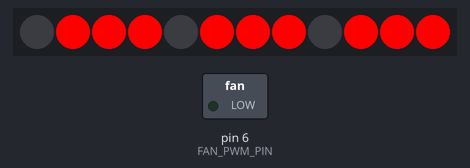
This sketch was run on a simulated Arduino Uno, built with avr-gcc and run on an emulated ATmega328P. On the bench: 12 RGB LEDs in strip order, left to right, switched loads named in the sketch (green lamp = pin HIGH). Pins used as bus, display or sensor lines are not drawn.

Above: at 0.15 s.
At 4.67 s:
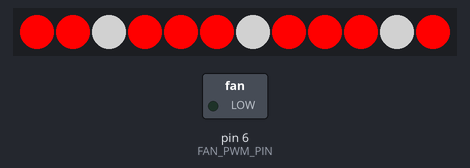
At 9.79 s:
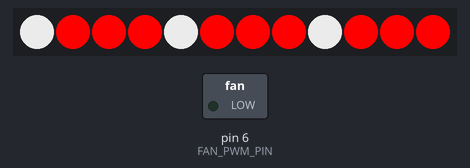
At 20.03 s:
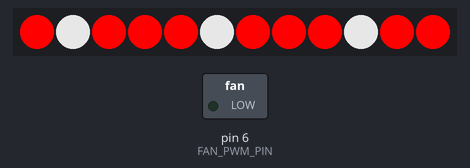
At 29.67 s:
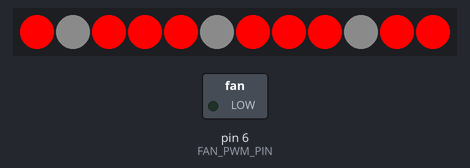
At 39.61 s:
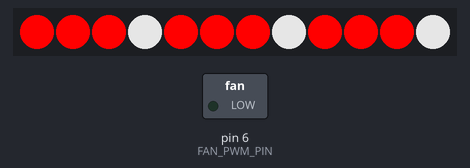

The sketch:

ggAttiny_AnimationTest.ino
```cpp
#include <FastLED.h>
#include "ggControlPWM.h"

#define NUM_LEDS 12     // Number of LEDs in the circle
#define DATA_PIN 8      // Pin where the LEDs are connected
#define POWER_PIN 10    // Pin to control 5V power to LEDs
#define POWER_12V_PIN 9 // Pin to control 12V power to the fan
#define FAN_PWM_PIN 6   // PWM control pin for the fan

CRGB leds[NUM_LEDS];

// Initialize PWM control for the fan
ggControlPWM<FAN_PWM_PIN, 25000> mFanPWM;

void setup() {
  pinMode(POWER_PIN, OUTPUT);          // Set pin 10 as output for 5V power control
  digitalWrite(POWER_PIN, HIGH);       // Turn on 5V power to the LEDs

  pinMode(POWER_12V_PIN, OUTPUT);      // Set pin 9 as output for 12V power control
  digitalWrite(POWER_12V_PIN, HIGH);   // Turn on 12V power to the fan

  mFanPWM.Begin();                     // Initialize the fan PWM control

  FastLED.addLeds<NEOPIXEL, DATA_PIN>(leds, NUM_LEDS);
  FastLED.clear();                     // Ensure all LEDs are off initially
}

void loop() {
  // Smooth animation based on the pattern with rotation
  for (int brightness = 0; brightness <= 255; brightness++) {
    FastLED.clear();

    // Define dim white color with current brightness
    CRGB dimWhite = CRGB(brightness, brightness, brightness);

    // Set the LED colors based on the rotating pattern
    for (int i = 0; i < NUM_LEDS; i++) {
      int index = (i + (millis() / 200)) % NUM_LEDS; // Slow down rotation

      if (index % 4 == 0) {
        leds[i] = dimWhite;  // Set to dim white for every fourth LED
      } else {
        leds[i] = CRGB::Red; // Set to red for the first three in each group
      }
    }

    FastLED.show();          // Update the LED strip
    delay(10);              // Adjust delay for smoothness
  }

  // Fade back to off
  for (int brightness = 255; brightness >= 0; brightness--) {
    FastLED.clear();

    CRGB dimWhite = CRGB(brightness, brightness, brightness);

    for (int i = 0; i < NUM_LEDS; i++) {
      int index = (i + (millis() / 200)) % NUM_LEDS; // Slow down rotation

      if (index % 4 == 0) {
        leds[i] = dimWhite;  // Set to dim white for every fourth LED
      } else {
        leds[i] = CRGB::Red; // Set to red for the first three in each group
      }
    }

    FastLED.show();          // Update the LED strip
    delay(10);              // Adjust delay for smoothness
  }

  // delay(500);               // Pause before restarting the animation
}


/*
#include <Adafruit_NeoPixel.h>

#define DATA_PIN       8     // Use pin 8 (PA2) on the ATtiny84a for the LED data line
#define POWER_PIN      10    // Pin 10 (PA3) to control the power supply for LEDs
#define NUM_LEDS       12    // Number of LEDs in the strip

Adafruit_NeoPixel strip = Adafruit_NeoPixel(NUM_LEDS, DATA_PIN, NEO_GRB + NEO_KHZ800);

// Define a color (you can modify the RGB values to get the color you want)
uint32_t color = strip.Color(255, 0, 0);  // Red color for example

void setup() {
  pinMode(POWER_PIN, OUTPUT);   // Set pin 10 (PA3) as an output to control the power
  digitalWrite(POWER_PIN, HIGH); // Turn on the power supply and keep it on

  strip.begin();    // Initialize the LED strip
  strip.show();     // Initialize all pixels to 'off'
}

void loop() {
  // Call the function to fill the strip from bottom up
  fillUpAnimation(250);  // 100 milliseconds delay between each step
}

// This function animates the LEDs from the bottom to the top
void fillUpAnimation(int delayTime) {
  // Start by turning off all the LEDs
  strip.clear();

  // Iterate over each pair of adjacent LEDs, starting from the bottom
  for (int i = 0; i < NUM_LEDS / 2; i++) {
    // Light up the LED on the bottom half and its corresponding neighbor on the top half
    strip.setPixelColor(i, color);                          // Light up LED on one side
    strip.setPixelColor(NUM_LEDS - 1 - i, color);           // Light up the corresponding LED on the other side

    strip.show();      // Update the strip to show the changes
    delay(delayTime);  // Delay for the animation effect
  }

  // Ensure the top LED gets lit up last
  strip.setPixelColor(NUM_LEDS / 2, color);  // Light up the top center LED
  strip.show();
  delay(1000);  // Pause for 1 second before resetting the animation
}
*/
```

ggControlPWM.h
```cpp
#pragma once

#include "ggAttinyPins.h"

template<uint8_t TPin, uint32_t TFrequencyPWM>
class ggControlPWM
{
public:

  ggControlPWM() {
  }

  static constexpr uint16_t GetDutyCycleMin() {
    return 0; // 0% duty-cycle
  }

  static constexpr uint16_t GetDutyCycleMax() {
    return (F_CPU / (GetPrescaleValue() * TFrequencyPWM)) - 1; // Calculate TOP based on desired PWM frequency and CPU frequency
  }

  static constexpr uint16_t GetDutyCycle() {
    return GetDutyCyclePrivate();
  }

  static constexpr void SetDutyCycle(uint16_t aDutyCycle) {
    SetDutyCyclePrivate(ClampDutyCycle(aDutyCycle));
  }

  static constexpr void IncDutyCycle(uint16_t aInc) {
    const uint16_t vDutyCycle = GetDutyCyclePrivate();
    if (vDutyCycle < GetDutyCycleMax()) {
      const uint16_t vIncMax = GetDutyCycleMax() - vDutyCycle;
      SetDutyCyclePrivate(aInc < vIncMax ? vDutyCycle + aInc : GetDutyCycleMax());
    }
  }

  static constexpr void DecDutyCycle(uint16_t aDec) {
    const uint16_t vDutyCycle = GetDutyCyclePrivate();
    if (vDutyCycle > GetDutyCycleMin()) {
      const uint16_t vDecMax = vDutyCycle - GetDutyCycleMin();
      SetDutyCyclePrivate(aDec < vDecMax ? vDutyCycle - aDec : GetDutyCycleMin());
    }
  }

  static constexpr void Begin() {
    // check if pin compatible with the desired timer below ...
    static_assert(TPin == M_ATTINY_PA6_PIN, "Pin not compatible with desired timer");

    // Set PA6 (OC1A) or PA5 (OC1B) as an output
    pinMode(TPin, OUTPUT);

    // Configure Timer1 for Fast PWM with ICR1 as TOP
    const uint16_t vPrescaleValue = GetPrescaleValue();
    TCCR1A = _BV(COM1A1) | _BV(WGM11); // Fast PWM, non-inverting mode on OC1A
    TCCR1B = _BV(WGM13) | _BV(WGM12) | GetPrescaleClockSelectBits(vPrescaleValue);

    // Set the TOP value to achieve 25 kHz frequency
    ICR1 = GetDutyCycleMax();

    // Set the PWM duty cycle (0 - ICR1)
    OCR1A = (GetDutyCycleMin() + GetDutyCycleMax()) / 2; // 50% duty cycle
  }

  inline void Run() {
  }

private:

  template <typename TValue>
  static constexpr TValue Clamp(TValue aValue, TValue aMin, TValue aMax) {
    return (aValue < aMin) ? aMin : (aValue > aMax) ? aMax : aValue;
  }

  static constexpr uint16_t ClampDutyCycle(uint16_t aDutyCycle) {
    return Clamp(aDutyCycle, GetDutyCycleMin(), GetDutyCycleMax());
  }

  static constexpr uint16_t GetDutyCyclePrivate() {
    return OCR1A;
  }

  static constexpr void SetDutyCyclePrivate(uint16_t aDutyCycle) {
    OCR1A = aDutyCycle;
  }

  static constexpr uint32_t GetTopValue() {
    return F_CPU / TFrequencyPWM;
  }

  static constexpr uint16_t GetPrescaleValue() {
    return (GetTopValue() <= 65536) ? 1 :
           (GetTopValue() / 8 <= 65536) ? 8 :
           (GetTopValue() / 64 <= 65536) ? 64 :
           (GetTopValue() / 256 <= 65536) ? 256 :
           1024;
  }

  static constexpr uint8_t GetPrescaleClockSelectBits(uint16_t aPrescaleValue) {
    return (aPrescaleValue == 1) ? _BV(CS10) :
           (aPrescaleValue == 8) ? _BV(CS11) :
           (aPrescaleValue == 64) ? _BV(CS10) | _BV(CS11) :
           (aPrescaleValue == 256) ? _BV(CS12) :
           (aPrescaleValue == 1024) ? _BV(CS10) | _BV(CS12) :
           0; // No clock source (Timer/Counter stopped)
  }

};
```

ggAttinyPins.h
```cpp
#pragma once

// pin mapping attiny 84a => arduino
#define M_ATTINY_PA0_PIN  0
#define M_ATTINY_PA1_PIN  1
#define M_ATTINY_PA2_PIN  2
#define M_ATTINY_PA3_PIN  3
#define M_ATTINY_PA4_PIN  4
#define M_ATTINY_PA5_PIN  5
#define M_ATTINY_PA6_PIN  6
#define M_ATTINY_PA7_PIN  7
#define M_ATTINY_PB0_PIN 10
#define M_ATTINY_PB1_PIN  9
#define M_ATTINY_PB2_PIN  8
#define M_ATTINY_PB3_PIN // no mapping for PB3/RESET
```
